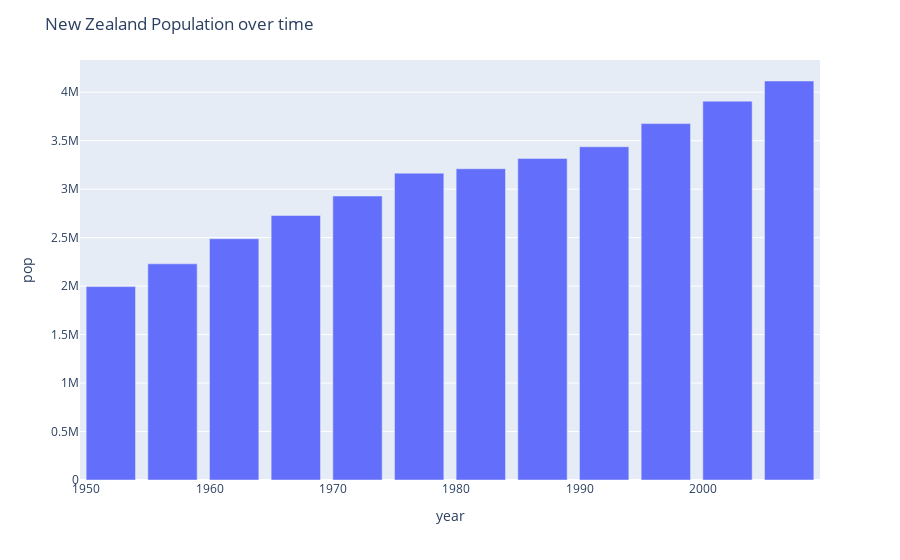

The cell this chart's notebook holds for it:
### Code cell
fig.show() # now when we can fig, the title show up

### Figure 1 — Plotly figure (JSON) as saved in the notebook; plotly's stock layout.template omitted (floating-point values rounded to 4 significant figures)
{"data": [{"alignmentgroup": "True", "hovertemplate": "year=%{x}<br>pop=%{y}<extra></extra>", "legendgroup": "", "marker": {"color": "#636efa"}, "name": "", "offsetgroup": "", "orientation": "v", "showlegend": false, "textposition": "auto", "type": "bar", "x": [1952, 1957, 1962, 1967, 1972, 1977, 1982, 1987, 1992, 1997, 2002, 2007], "xaxis": "x", "y": [1994794, 2229407, 2488550, 2728150, 2929100, 3164900, 3210650, 3317166, 3437674, 3676187, 3908037, 4115771], "yaxis": "y"}], "layout": {"barmode": "relative", "legend": {"tracegroupgap": 0}, "margin": {"t": 60}, "title": {"text": "New Zealand Population over time"}, "xaxis": {"anchor": "y", "domain": [0, 1], "title": {"text": "year"}}, "yaxis": {"anchor": "x", "domain": [0, 1], "title": {"text": "pop"}}}}
